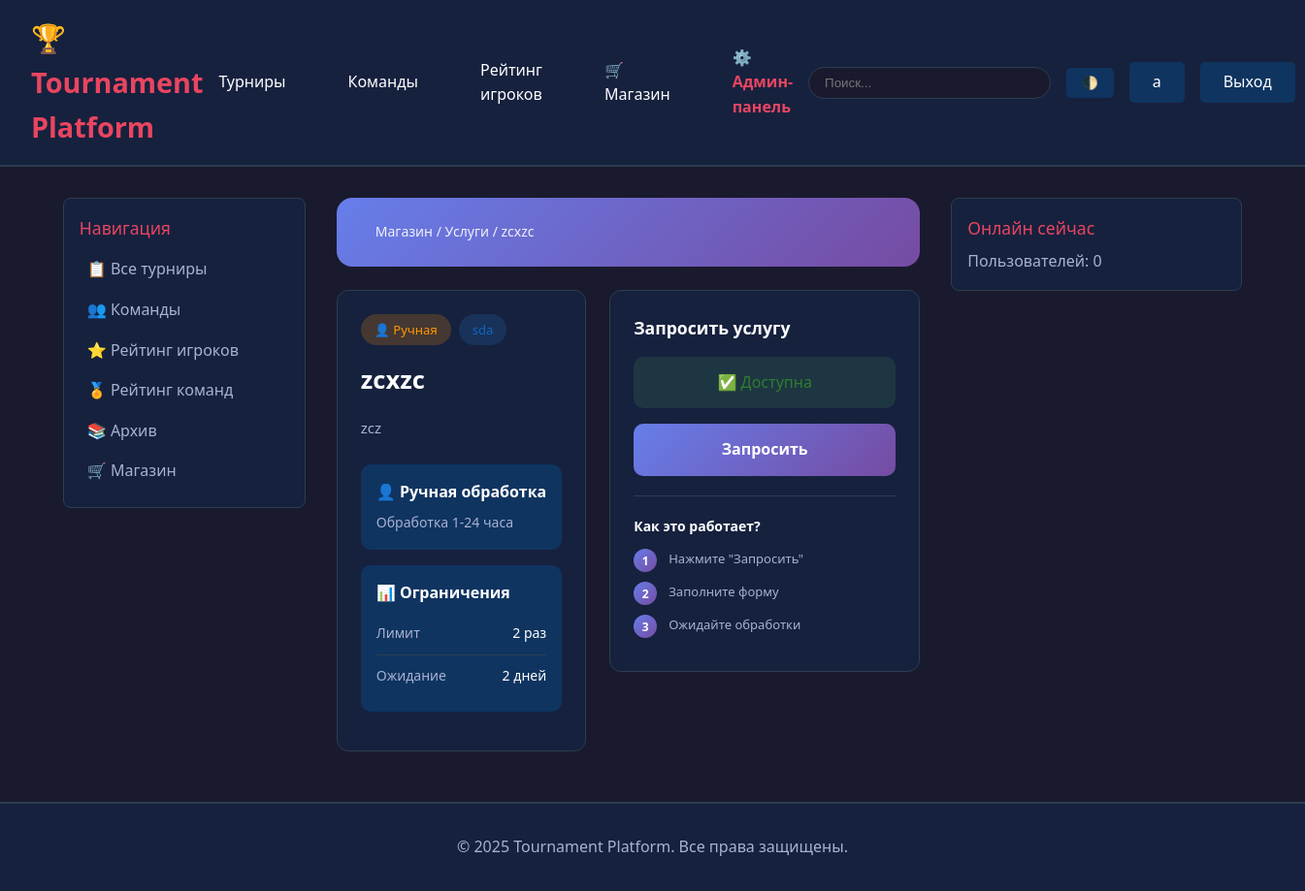
Page /shop/service/1/ (signed in) on the committed database.
### accounts/models.py (models this page shows, shortened)
class User(AbstractUser):
    ROLE_CHOICES = [
        ('player', 'Игрок'),
        ('captain', 'Капитан'),
        ('moderator', 'Модератор'),
        ('admin', 'Администратор'),
    ]
    role = models.CharField(max_length=20, choices=ROLE_CHOICES, default='player')
    discord_id = models.CharField(max_length=100, blank=True, null=True, unique=True)
    discord_username = models.CharField(max_length=100, blank=True, null=True)
    avatar = models.ImageField(upload_to='avatars/', blank=True, null=True)
    bio = models.TextField(blank=True)
    objects = CustomUserManager()
    class Meta:
        verbose_name = 'Пользователь'
        verbose_name_plural = 'Пользователи'

### shop/models.py (models this page shows, shortened)
class Service(models.Model):
    PROCESSING_TYPES = [
        ('auto', 'Автоматическая'),
        ('manual', 'Требует обработки администратором'),
    ]
    AUTO_ACTIONS = [
        ('remove_league_ban', 'Снятие бана в лиге'),
        ('change_nickname', 'Смена никнейма'),
    ]
    category = models.ForeignKey(ServiceCategory, on_delete=models.CASCADE,
                                 related_name='services', verbose_name='Категория')
    name = models.CharField('Название услуги', max_length=200)
    slug = models.SlugField('Slug', unique=True)
    description = models.TextField('Описание')
    processing_type = models.CharField('Тип обработки', max_length=20,
                                       choices=PROCESSING_TYPES, default='manual')
    auto_action = models.CharField('Автоматическое действие', max_length=50, blank=True,
                                   choices=AUTO_ACTIONS,
                                   help_text='Для автоматических услуг')
    is_active = models.BooleanField('Активна', default=True)
    is_featured = models.BooleanField('Рекомендуемая', default=False)
    order = models.IntegerField('Порядок сортировки', default=0)
    max_uses_per_user = models.IntegerField('Максимум использований на пользователя',
                                            null=True, blank=True)
    cooldown_days = models.IntegerField('Период ожидания (дней)', null=True, blank=True)
    created_at = models.DateTimeField('Создано', auto_now_add=True)
    updated_at = models.DateTimeField('Обновлено', auto_now=True)
    class Meta:
        verbose_name = 'Услуга'
        verbose_name_plural = 'Услуги'
        ordering = ['category', 'order', 'name']
        indexes = [
            models.Index(fields=['is_active', 'category']),
            models.Index(fields=['processing_type']),
        ]
    def can_user_use(self, user):
        if not self.is_active:
            return False, "Услуга недоступна"
        if self.max_uses_per_user:
            completed_orders = ServiceOrder.objects.filter(
                user=user, service=self, status='completed'
            ).count()
            if completed_orders >= self.max_uses_per_user:
                return False, f"Достигнут лимит использований ({self.max_uses_per_user})"
        if self.cooldown_days:
            last_order = ServiceOrder.objects.filter(
                user=user, service=self, status='completed'
            ).order_by('-completed_at').first()
            if last_order and last_order.completed_at:
                days_passed = (timezone.now() - last_order.completed_at).days
                if days_passed < self.cooldown_days:
                    days_left = self.cooldown_days - days_passed
                    return False, f"Доступно через {days_left} дн."
        return True, "OK"

class ServiceCategory(models.Model):
    CATEGORY_TYPES = [
        ('league', 'Лига'),
        ('server', 'Игровой сервер'),
        ('other', 'Другое'),
    ]
    name = models.CharField('Название', max_length=100)
    slug = models.SlugField('Slug', unique=True)
    category_type = models.CharField('Тип категории', max_length=20, choices=CATEGORY_TYPES, default='other')
    description = models.TextField('Описание', blank=True)
    icon = models.CharField('Иконка (CSS класс)', max_length=50, blank=True)
    order = models.IntegerField('Порядок сортировки', default=0)
    is_active = models.BooleanField('Активна', default=True)
    class Meta:
        verbose_name = 'Категория услуг'
        verbose_name_plural = 'Категории услуг'
        ordering = ['order', 'name']

### shop/views.py (the view)
# urls.py: path('service/<int:service_id>/', views.service_detail, name='service_detail'),
@login_required
def service_detail(request, service_id):
    service = get_object_or_404(Service, id=service_id, is_active=True)
    can_use, message = service.can_user_use(request.user)
    user_orders = ServiceOrder.objects.filter(
        user=request.user, service=service
    ).order_by('-created_at')[:5]
    context = {
        'service': service,
        'can_use': can_use,
        'use_message': message,
        'user_orders': user_orders,
    }
    return render(request, 'shop/service_detail.html', context)

### templates/shop/service_detail.html (shortened to what this page needs)
{% extends 'base.html' %}
{% block content %}
<div class="shop-header">
    <div class="breadcrumb"><a href="{% url 'shop:index' %}">Магазин</a> / <a href="{% url 'shop:service_list' %}">Услуги</a> / {{ service.name }}</div>
</div>
<div class="content-grid">
    <main>
        <div class="card">
            <div class="service-badges">
                {% if service.processing_type == 'auto' %}<span class="badge badge-auto">⚡ Автоматическая</span>{% else %}<span class="badge badge-manual">👤 Ручная</span>{% endif %}
                <span class="badge badge-category">{{ service.category.name }}</span>
            </div>
            <h1 class="service-title">{{ service.name }}</h1>
            <p class="service-desc">{{ service.description }}</p>
            <div class="info-box">
                <div class="info-box-title">{% if service.processing_type == 'auto' %}⚡ Автоматическая{% else %}👤 Ручная{% endif %} обработка</div>
                <p>{% if service.processing_type == 'auto' %}Выполняется мгновенно{% else %}Обработка 1-24 часа{% endif %}</p>
            </div>
            {% if service.max_uses_per_user or service.cooldown_days %}
            <div class="info-box">
                <div class="info-box-title">📊 Ограничения</div>
                {% if service.max_uses_per_user %}<div class="info-row"><span class="label">Лимит</span><span class="value">{{ service.max_uses_per_user }} раз</span></div>{% endif %}
                {% if service.cooldown_days %}<div class="info-row"><span class="label">Ожидание</span><span class="value">{{ service.cooldown_days }} дней</span></div>{% endif %}
            </div>
            {% endif %}
        </div>
    </main>
    <aside>
        <div class="action-card">
            <h3 class="action-title">Запросить услугу</h3>
            <div class="availability-box {% if can_use %}availability-yes{% else %}availability-no{% endif %}">
                {% if can_use %}✅ Доступна{% else %}❌ {{ use_message }}{% endif %}
            </div>
            {% if can_use %}<a href="{% url 'shop:service_request' service.id %}" class="action-btn">Запросить</a>{% else %}<button class="action-btn disabled" disabled>Недоступно</button>{% endif %}
            <div class="how-it-works">
                <div class="how-it-works-title">Как это работает?</div>
                <div class="step"><div class="step-number">1</div><div class="step-text">Нажмите "Запросить"</div></div>
                <div class="step"><div class="step-number">2</div><div class="step-text">Заполните форму</div></div>
                <div class="step"><div class="step-number">3</div><div class="step-text">{% if service.processing_type == 'auto' %}Мгновенный результат{% else %}Ожидайте обработки{% endif %}</div></div>
            </div>
        </div>
    </aside>
</div>
{% endblock %}

### templates/base.html (shortened to what this page needs)
<!DOCTYPE html>
<html lang="ru">
<head>
</head>
<body>
    <header>
        <div class="header-container">
            <a href="{% url 'tournaments:index' %}" class="logo">🏆 Tournament Platform</a>
<nav>
    <a href="{% url 'tournaments:tournament_list' %}">Турниры</a>
    {% if user.is_authenticated %}
        {% if user.role in 'player,captain' %}
            <a href="{% url 'teams:team_list' %}">Команды</a>
        {% else %}
            <a href="{% url 'teams:team_list' %}">Команды</a>
        {% endif %}
    {% else %}
        <a href="{% url 'teams:team_list' %}">Команды</a>
    {% endif %}
    <a href="{% url 'ratings:player_ratings' %}">Рейтинг игроков</a>
    <a href="{% url 'shop:index' %}">🛒 Магазин</a>
    {% if user.is_authenticated %}
        {% if user.is_staff or user.is_superuser %}
            <a href="{% url 'admin_panel:dashboard' %}" style="color: var(--accent); font-weight: bold;">
                ⚙️ Админ-панель
            </a>
        {% endif %}
    {% endif %}
</nav>
            <div class="user-menu">
                <div class="search-box">
                    <form action="{% url 'tournaments:search' %}" method="get">
                        <input type="text" name="q" placeholder="Поиск..." />
                    </form>
                </div>
                <button class="theme-toggle" onclick="toggleTheme()">🌓</button>
                {% if user.is_authenticated %}
                    <a href="{% url 'accounts:profile' user.username %}" class="btn btn-secondary">
                        {{ user.username }}
                    </a>
                    <a href="{% url 'accounts:logout' %}" class="btn btn-secondary">Выход</a>
                {% else %}
                    <a href="{% url 'accounts:login' %}" class="btn btn-primary">Вход</a>
                {% endif %}
            </div>
        </div>
    </header>
    <div class="container">
        <aside class="sidebar">
            <div class="sidebar-item">
                <div class="sidebar-title">Навигация</div>
                <a href="{% url 'tournaments:tournament_list' %}" class="sidebar-link">📋 Все турниры</a>
                <a href="{% url 'teams:team_list' %}" class="sidebar-link">👥 Команды</a>
                <a href="{% url 'ratings:player_ratings' %}" class="sidebar-link">⭐ Рейтинг игроков</a>
                <a href="{% url 'ratings:team_ratings' %}" class="sidebar-link">🏅 Рейтинг команд</a>
                <a href="{% url 'tournaments:archive' %}" class="sidebar-link">📚 Архив</a>
                <a href="{% url 'shop:index' %}" class="sidebar-link">🛒 Магазин</a>
            </div>
        </aside>
        <main>
            {% block content %}{% endblock %}
        </main>
        <aside class="sidebar">
            {% block right_sidebar %}
            <div class="sidebar-item">
                <div class="sidebar-title">Онлайн сейчас</div>
                <p style="color: var(--text-secondary);">Пользователей: {{ online_count|default:0 }}</p>
            </div>
            {% endblock %}
        </aside>
    </div>
    <footer>
        <p>&copy; 2025 Tournament Platform. Все права защищены.</p>
    </footer>
</body>
</html>

### templates/base.html (style rules this page uses)
* { margin: 0; padding: 0; box-sizing: border-box; }
:root { --primary-bg: #1a1a2e; --secondary-bg: #16213e; --card-bg: #0f3460; --accent: #e94560; --text-primary: #ffffff; --text-secondary: #a8b2d1; --border: #2c3e50; }
html { height: 100%; }
body { font-family: 'Segoe UI', Tahoma, Geneva, Verdana, sans-serif; background: var(--primary-bg); color: var(--text-primary); line-height: 1.6; display: flex; flex-direction: column; min-height: 100vh; }
header { background: var(--secondary-bg); padding: 1rem 0; border-bottom: 2px solid var(--border); position: sticky; top: 0; z-index: 1000; flex-shrink: 0; }
.header-container { max-width: 1600px; margin: 0 auto; padding: 0 2rem; display: flex; justify-content: space-between; align-items: center; }
.logo { font-size: 1.8rem; font-weight: bold; color: var(--accent); text-decoration: none; }
nav { display: flex; gap: 2rem; align-items: center; }
nav a { color: var(--text-primary); text-decoration: none; padding: 0.5rem 1rem; border-radius: 5px; transition: all 0.3s; }
.search-box { position: relative; }
.search-box input { padding: 0.5rem 1rem; border: 1px solid var(--border); border-radius: 20px; background: var(--primary-bg); color: var(--text-primary); width: 250px; }
.user-menu { display: flex; gap: 1rem; align-items: center; }
.btn { padding: 0.5rem 1.5rem; border: none; border-radius: 5px; cursor: pointer; text-decoration: none; display: inline-block; transition: all 0.3s; font-size: 1rem; }
.btn-secondary { background: var(--card-bg); color: var(--text-primary); }
.container { max-width: 1600px; margin: 0 auto; padding: 2rem; display: grid; grid-template-columns: 250px 1fr 300px; gap: 2rem; flex: 1 0 auto; }
.card { background: var(--secondary-bg); border-radius: 10px; padding: 1.5rem; margin-bottom: 1.5rem; border: 1px solid var(--border); }
.sidebar { position: sticky; top: 80px; height: fit-content; }
.sidebar-item { background: var(--secondary-bg); padding: 1rem; border-radius: 8px; margin-bottom: 1rem; border: 1px solid var(--border); }
.sidebar-title { font-size: 1.1rem; margin-bottom: 0.5rem; color: var(--accent); }
.sidebar-link { display: block; color: var(--text-secondary); text-decoration: none; padding: 0.5rem; border-radius: 5px; transition: all 0.3s; }
footer { background: var(--secondary-bg); padding: 2rem 0; margin-top: auto; border-top: 2px solid var(--border); text-align: center; color: var(--text-secondary); flex-shrink: 0; }
.theme-toggle { background: var(--card-bg); border: none; color: var(--text-primary); padding: 0.5rem 1rem; border-radius: 5px; cursor: pointer; }

### rows in the picture
User: username "a"
Service: name "zcxzc", category.name "sda", description "zcz", max_uses_per_user "2", cooldown_days "2"

### other values in the picture
{{ online_count|default:0 }} "0"
